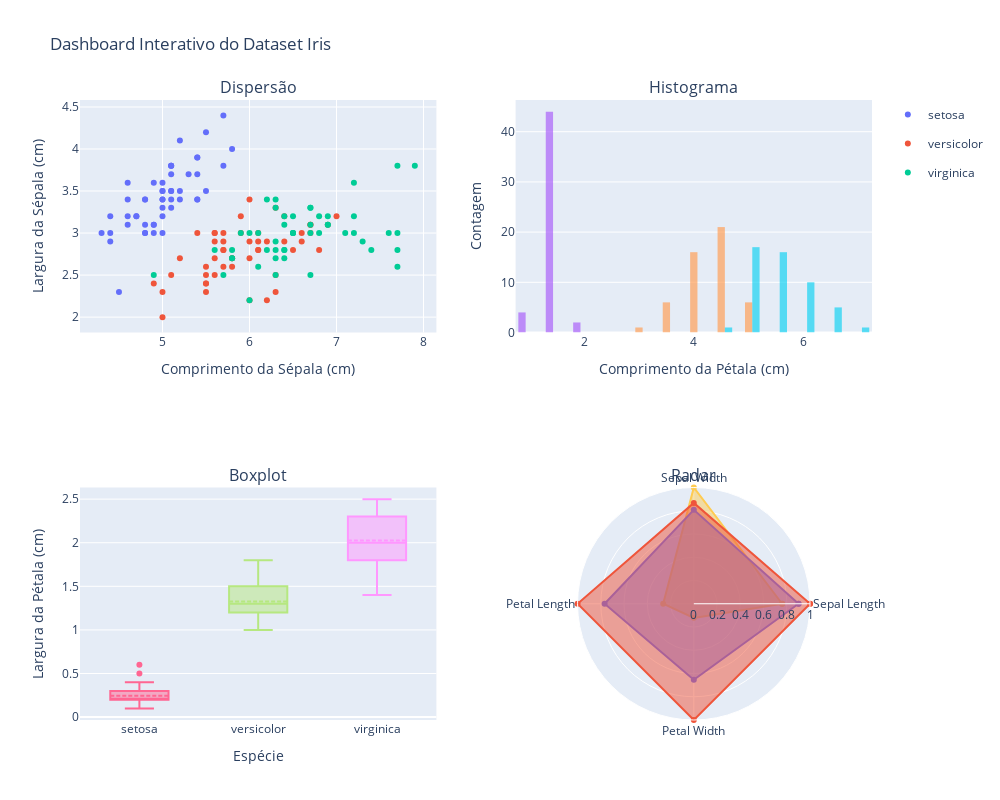

This figure's notebook cell:
### Markdown cell above
### 5.2 Dashboard com Plotly

### Code cell
# Criando um dashboard com diversos tipos de visualização
fig_dashboard = make_subplots(
    rows=2, cols=2,
    subplot_titles=("Dispersão", "Histograma", "Boxplot", "Radar"),
    specs=[[{"type": "scatter"}, {"type": "histogram"}],
           [{"type": "box"}, {"type": "polar"}]]
)

# Adicionando gráfico de dispersão
for species_name, group in df_iris_renamed.groupby('species'): # Corrigido para species_name
    fig_dashboard.add_trace(
        go.Scatter(
            x=group['sepal_length'], y=group['sepal_width'],
            mode='markers', name=species_name,
            hovertemplate='Sepal Length: %{x}<br>Sepal Width: %{y}',
            legendgroup=species_name
        ),
        row=1, col=1
    )

# Adicionando histograma
for species_name, group in df_iris_renamed.groupby('species'): # Corrigido para species_name
    fig_dashboard.add_trace(
        go.Histogram(
            x=group['petal_length'], name=species_name,
            opacity=0.7, legendgroup=species_name, showlegend=False
        ),
        row=1, col=2
    )

# Adicionando boxplot
for species_name, group in df_iris_renamed.groupby('species'): # Corrigido para species_name
    fig_dashboard.add_trace(
        go.Box(
            y=group['petal_width'], name=species_name,
            boxmean=True, legendgroup=species_name, showlegend=False
        ),
        row=2, col=1
    )

# Preparando dados para o gráfico radar
# Normalização das médias para radar chart
radar_data = df_iris_renamed.groupby('species')[['sepal_length', 'sepal_width', 'petal_length', 'petal_width']].mean().reset_index()
for col in ['sepal_length', 'sepal_width', 'petal_length', 'petal_width']:
    max_val = radar_data[col].max()
    if max_val > 0: # Evitar divisão por zero
        radar_data[col] = radar_data[col] / max_val
    else:
        radar_data[col] = 0 # ou algum outro valor padrão se max_val for 0

# Adicionando gráfico radar
for species_name, group in radar_data.groupby('species'): # Corrigido para species_name
    fig_dashboard.add_trace(
        go.Scatterpolar(
            r=[group['sepal_length'].values[0], group['sepal_width'].values[0],
               group['petal_length'].values[0], group['petal_width'].values[0],
               group['sepal_length'].values[0]],  # Fechando o polígono
            theta=['Sepal Length', 'Sepal Width', 'Petal Length', 'Petal Width', 'Sepal Length'],
            fill='toself', name=species_name, legendgroup=species_name, showlegend=False
        ),
        row=2, col=2
    )

# Configurando o layout do dashboard
fig_dashboard.update_layout(
    title_text="Dashboard Interativo do Dataset Iris",
    height=800, width=1000,
    polar=dict(radialaxis=dict(visible=True, range=[0, 1])),
)

# Atualizando eixos
fig_dashboard.update_xaxes(title_text="Comprimento da Sépala (cm)", row=1, col=1)
fig_dashboard.update_yaxes(title_text="Largura da Sépala (cm)", row=1, col=1)
fig_dashboard.update_xaxes(title_text="Comprimento da Pétala (cm)", row=1, col=2)
fig_dashboard.update_yaxes(title_text="Contagem", row=1, col=2)
fig_dashboard.update_xaxes(title_text="Espécie", row=2, col=1)
fig_dashboard.update_yaxes(title_text="Largura da Pétala (cm)", row=2, col=1)

fig_dashboard.show()

### Figure 1 — Plotly figure (JSON) as saved in the notebook; plotly's stock layout.template omitted (floating-point values rounded to 4 significant figures)
{"data": [{"hovertemplate": "Sepal Length: %{x}<br>Sepal Width: %{y}", "legendgroup": "setosa", "mode": "markers", "name": "setosa", "x": [5.1, 4.9, 4.7, 4.6, 5.0, 5.4, 4.6, 5.0, 4.4, 4.9, 5.4, 4.8, 4.8, 4.3, 5.8, 5.7, 5.4, 5.1, 5.7, 5.1, 5.4, 5.1, 4.6, 5.1, 4.8, 5.0, 5.0, 5.2, 5.2, 4.7, 4.8, 5.4, 5.2, 5.5, 4.9, 5.0, 5.5, 4.9, 4.4, 5.1, 5.0, 4.5, 4.4, 5.0, 5.1, 4.8, 5.1, 4.6, 5.3, 5.0], "y": [3.5, 3.0, 3.2, 3.1, 3.6, 3.9, 3.4, 3.4, 2.9, 3.1, 3.7, 3.4, 3.0, 3.0, 4.0, 4.4, 3.9, 3.5, 3.8, 3.8, 3.4, 3.7, 3.6, 3.3, 3.4, 3.0, 3.4, 3.5, 3.4, 3.2, 3.1, 3.4, 4.1, 4.2, 3.1, 3.2, 3.5, 3.6, 3.0, 3.4, 3.5, 2.3, 3.2, 3.5, 3.8, 3.0, 3.8, 3.2, 3.7, 3.3], "type": "scatter", "xaxis": "x", "yaxis": "y"}, {"hovertemplate": "Sepal Length: %{x}<br>Sepal Width: %{y}", "legendgroup": "versicolor", "mode": "markers", "name": "versicolor", "x": [7.0, 6.4, 6.9, 5.5, 6.5, 5.7, 6.3, 4.9, 6.6, 5.2, 5.0, 5.9, 6.0, 6.1, 5.6, 6.7, 5.6, 5.8, 6.2, 5.6, 5.9, 6.1, 6.3, 6.1, 6.4, 6.6, 6.8, 6.7, 6.0, 5.7, 5.5, 5.5, 5.8, 6.0, 5.4, 6.0, 6.7, 6.3, 5.6, 5.5, 5.5, 6.1, 5.8, 5.0, 5.6, 5.7, 5.7, 6.2, 5.1, 5.7], "y": [3.2, 3.2, 3.1, 2.3, 2.8, 2.8, 3.3, 2.4, 2.9, 2.7, 2.0, 3.0, 2.2, 2.9, 2.9, 3.1, 3.0, 2.7, 2.2, 2.5, 3.2, 2.8, 2.5, 2.8, 2.9, 3.0, 2.8, 3.0, 2.9, 2.6, 2.4, 2.4, 2.7, 2.7, 3.0, 3.4, 3.1, 2.3, 3.0, 2.5, 2.6, 3.0, 2.6, 2.3, 2.7, 3.0, 2.9, 2.9, 2.5, 2.8], "type": "scatter", "xaxis": "x", "yaxis": "y"}, {"hovertemplate": "Sepal Length: %{x}<br>Sepal Width: %{y}", "legendgroup": "virginica", "mode": "markers", "name": "virginica", "x": [6.3, 5.8, 7.1, 6.3, 6.5, 7.6, 4.9, 7.3, 6.7, 7.2, 6.5, 6.4, 6.8, 5.7, 5.8, 6.4, 6.5, 7.7, 7.7, 6.0, 6.9, 5.6, 7.7, 6.3, 6.7, 7.2, 6.2, 6.1, 6.4, 7.2, 7.4, 7.9, 6.4, 6.3, 6.1, 7.7, 6.3, 6.4, 6.0, 6.9, 6.7, 6.9, 5.8, 6.8, 6.7, 6.7, 6.3, 6.5, 6.2, 5.9], "y": [3.3, 2.7, 3.0, 2.9, 3.0, 3.0, 2.5, 2.9, 2.5, 3.6, 3.2, 2.7, 3.0, 2.5, 2.8, 3.2, 3.0, 3.8, 2.6, 2.2, 3.2, 2.8, 2.8, 2.7, 3.3, 3.2, 2.8, 3.0, 2.8, 3.0, 2.8, 3.8, 2.8, 2.8, 2.6, 3.0, 3.4, 3.1, 3.0, 3.1, 3.1, 3.1, 2.7, 3.2, 3.3, 3.0, 2.5, 3.0, 3.4, 3.0], "type": "scatter", "xaxis": "x", "yaxis": "y"}, {"legendgroup": "setosa", "name": "setosa", "opacity": 0.7, "showlegend": false, "x": [1.4, 1.4, 1.3, 1.5, 1.4, 1.7, 1.4, 1.5, 1.4, 1.5, 1.5, 1.6, 1.4, 1.1, 1.2, 1.5, 1.3, 1.4, 1.7, 1.5, 1.7, 1.5, 1.0, 1.7, 1.9, 1.6, 1.6, 1.5, 1.4, 1.6, 1.6, 1.5, 1.5, 1.4, 1.5, 1.2, 1.3, 1.4, 1.3, 1.5, 1.3, 1.3, 1.3, 1.6, 1.9, 1.4, 1.6, 1.4, 1.5, 1.4], "type": "histogram", "xaxis": "x2", "yaxis": "y2"}, {"legendgroup": "versicolor", "name": "versicolor", "opacity": 0.7, "showlegend": false, "x": [4.7, 4.5, 4.9, 4.0, 4.6, 4.5, 4.7, 3.3, 4.6, 3.9, 3.5, 4.2, 4.0, 4.7, 3.6, 4.4, 4.5, 4.1, 4.5, 3.9, 4.8, 4.0, 4.9, 4.7, 4.3, 4.4, 4.8, 5.0, 4.5, 3.5, 3.8, 3.7, 3.9, 5.1, 4.5, 4.5, 4.7, 4.4, 4.1, 4.0, 4.4, 4.6, 4.0, 3.3, 4.2, 4.2, 4.2, 4.3, 3.0, 4.1], "type": "histogram", "xaxis": "x2", "yaxis": "y2"}, {"legendgroup": "virginica", "name": "virginica", "opacity": 0.7, "showlegend": false, "x": [6.0, 5.1, 5.9, 5.6, 5.8, 6.6, 4.5, 6.3, 5.8, 6.1, 5.1, 5.3, 5.5, 5.0, 5.1, 5.3, 5.5, 6.7, 6.9, 5.0, 5.7, 4.9, 6.7, 4.9, 5.7, 6.0, 4.8, 4.9, 5.6, 5.8, 6.1, 6.4, 5.6, 5.1, 5.6, 6.1, 5.6, 5.5, 4.8, 5.4, 5.6, 5.1, 5.1, 5.9, 5.7, 5.2, 5.0, 5.2, 5.4, 5.1], "type": "histogram", "xaxis": "x2", "yaxis": "y2"}, {"boxmean": true, "legendgroup": "setosa", "name": "setosa", "showlegend": false, "y": [0.2, 0.2, 0.2, 0.2, 0.2, 0.4, 0.3, 0.2, 0.2, 0.1, 0.2, 0.2, 0.1, 0.1, 0.2, 0.4, 0.4, 0.3, 0.3, 0.3, 0.2, 0.4, 0.2, 0.5, 0.2, 0.2, 0.4, 0.2, 0.2, 0.2, 0.2, 0.4, 0.1, 0.2, 0.2, 0.2, 0.2, 0.1, 0.2, 0.2, 0.3, 0.3, 0.2, 0.6, 0.4, 0.3, 0.2, 0.2, 0.2, 0.2], "type": "box", "xaxis": "x3", "yaxis": "y3"}, {"boxmean": true, "legendgroup": "versicolor", "name": "versicolor", "showlegend": false, "y": [1.4, 1.5, 1.5, 1.3, 1.5, 1.3, 1.6, 1.0, 1.3, 1.4, 1.0, 1.5, 1.0, 1.4, 1.3, 1.4, 1.5, 1.0, 1.5, 1.1, 1.8, 1.3, 1.5, 1.2, 1.3, 1.4, 1.4, 1.7, 1.5, 1.0, 1.1, 1.0, 1.2, 1.6, 1.5, 1.6, 1.5, 1.3, 1.3, 1.3, 1.2, 1.4, 1.2, 1.0, 1.3, 1.2, 1.3, 1.3, 1.1, 1.3], "type": "box", "xaxis": "x3", "yaxis": "y3"}, {"boxmean": true, "legendgroup": "virginica", "name": "virginica", "showlegend": false, "y": [2.5, 1.9, 2.1, 1.8, 2.2, 2.1, 1.7, 1.8, 1.8, 2.5, 2.0, 1.9, 2.1, 2.0, 2.4, 2.3, 1.8, 2.2, 2.3, 1.5, 2.3, 2.0, 2.0, 1.8, 2.1, 1.8, 1.8, 1.8, 2.1, 1.6, 1.9, 2.0, 2.2, 1.5, 1.4, 2.3, 2.4, 1.8, 1.8, 2.1, 2.4, 2.3, 1.9, 2.3, 2.5, 2.3, 1.9, 2.0, 2.3, 1.8], "type": "box", "xaxis": "x3", "yaxis": "y3"}, {"fill": "toself", "legendgroup": "setosa", "name": "setosa", "r": [0.7599, 1.0, 0.2633, 0.1214, 0.7599], "showlegend": false, "theta": ["Sepal Length", "Sepal Width", "Petal Length", "Petal Width", "Sepal Length"], "type": "scatterpolar", "subplot": "polar"}, {"fill": "toself", "legendgroup": "versicolor", "name": "versicolor", "r": [0.901, 0.8081, 0.7673, 0.6545, 0.901], "showlegend": false, "theta": ["Sepal Length", "Sepal Width", "Petal Length", "Petal Width", "Sepal Length"], "type": "scatterpolar", "subplot": "polar"}, {"fill": "toself", "legendgroup": "virginica", "name": "virginica", "r": [1.0, 0.8676, 1.0, 1.0, 1.0], "showlegend": false, "theta": ["Sepal Length", "Sepal Width", "Petal Length", "Petal Width", "Sepal Length"], "type": "scatterpolar", "subplot": "polar"}], "layout": {"xaxis": {"anchor": "y", "domain": [0.0, 0.45], "title": {"text": "Comprimento da Sépala (cm)"}}, "yaxis": {"anchor": "x", "domain": [0.625, 1.0], "title": {"text": "Largura da Sépala (cm)"}}, "xaxis2": {"anchor": "y2", "domain": [0.55, 1.0], "title": {"text": "Comprimento da Pétala (cm)"}}, "yaxis2": {"anchor": "x2", "domain": [0.625, 1.0], "title": {"text": "Contagem"}}, "xaxis3": {"anchor": "y3", "domain": [0.0, 0.45], "title": {"text": "Espécie"}}, "yaxis3": {"anchor": "x3", "domain": [0.0, 0.375], "title": {"text": "Largura da Pétala (cm)"}}, "polar": {"domain": {"x": [0.55, 1.0], "y": [0.0, 0.375]}, "radialaxis": {"visible": true, "range": [0, 1]}}, "annotations": [{"font": {"size": 16}, "showarrow": false, "text": "Dispersão", "x": 0.225, "xanchor": "center", "xref": "paper", "y": 1.0, "yanchor": "bottom", "yref": "paper"}, {"font": {"size": 16}, "showarrow": false, "text": "Histograma", "x": 0.775, "xanchor": "center", "xref": "paper", "y": 1.0, "yanchor": "bottom", "yref": "paper"}, {"font": {"size": 16}, "showarrow": false, "text": "Boxplot", "x": 0.225, "xanchor": "center", "xref": "paper", "y": 0.375, "yanchor": "bottom", "yref": "paper"}, {"font": {"size": 16}, "showarrow": false, "text": "Radar", "x": 0.775, "xanchor": "center", "xref": "paper", "y": 0.375, "yanchor": "bottom", "yref": "paper"}], "title": {"text": "Dashboard Interativo do Dataset Iris"}, "height": 800, "width": 1000}}
